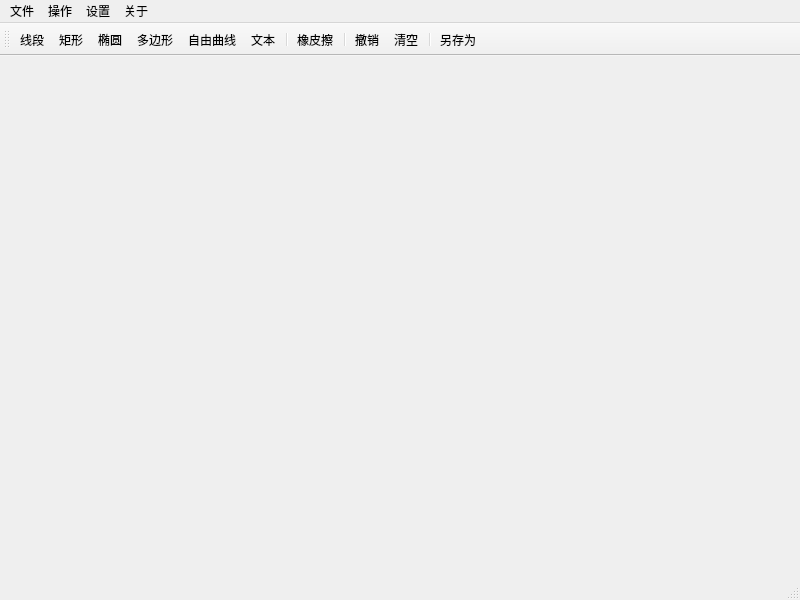
<?xml version="1.0" encoding="UTF-8"?>
<ui version="4.0">
 <class>MainWindow</class>
 <widget class="QMainWindow" name="MainWindow">
  <property name="geometry">
   <rect>
    <x>0</x>
    <y>0</y>
    <width>800</width>
    <height>600</height>
   </rect>
  </property>
  <property name="windowTitle">
   <string>MainWindow</string>
  </property>
  <widget class="QWidget" name="centralwidget"/>
  <widget class="QMenuBar" name="menubar">
   <property name="geometry">
    <rect>
     <x>0</x>
     <y>0</y>
     <width>800</width>
     <height>25</height>
    </rect>
   </property>
   <widget class="QMenu" name="menuFile">
    <property name="title">
     <string>文件</string>
    </property>
    <addaction name="actionSave_As"/>
   </widget>
   <widget class="QMenu" name="menuType">
    <property name="title">
     <string>操作</string>
    </property>
    <addaction name="actionLine"/>
    <addaction name="actionRectangle"/>
    <addaction name="actionEllipse"/>
    <addaction name="actionPolygon"/>
    <addaction name="actionFree"/>
    <addaction name="actionText"/>
    <addaction name="separator"/>
    <addaction name="actionEraser"/>
    <addaction name="separator"/>
    <addaction name="actionCancel"/>
    <addaction name="actionClear"/>
   </widget>
   <widget class="QMenu" name="menuSettings">
    <property name="title">
     <string>设置</string>
    </property>
    <widget class="QMenu" name="menuLineStyle">
     <property name="title">
      <string>线条风格</string>
     </property>
     <addaction name="actionNoPen"/>
     <addaction name="actionSolidLine"/>
     <addaction name="actionDashLine"/>
     <addaction name="actionDotLine"/>
     <addaction name="actionDashDotLine"/>
     <addaction name="actionDashDotDotLine"/>
    </widget>
    <widget class="QMenu" name="menuBrushStyle">
     <property name="title">
      <string>填充风格</string>
     </property>
     <addaction name="actionNoBrush"/>
     <addaction name="actionSolidPattern"/>
     <addaction name="actionDense1"/>
     <addaction name="actionDense2"/>
     <addaction name="actionDense3"/>
     <addaction name="actionDense4"/>
     <addaction name="actionDense5"/>
     <addaction name="actionDense6"/>
     <addaction name="actionDense7"/>
     <addaction name="actionHorizontal"/>
     <addaction name="actionVertical"/>
     <addaction name="actionCross"/>
     <addaction name="actionForward"/>
     <addaction name="actionBackward"/>
     <addaction name="actionDiagCross"/>
    </widget>
    <addaction name="actionFont"/>
    <addaction name="separator"/>
    <addaction name="actionLineWidth"/>
    <addaction name="actionLineColor"/>
    <addaction name="menuLineStyle"/>
    <addaction name="separator"/>
    <addaction name="actionBrushColor"/>
    <addaction name="menuBrushStyle"/>
   </widget>
   <widget class="QMenu" name="menuAbout">
    <property name="title">
     <string>关于</string>
    </property>
    <addaction name="actionAbout_Me"/>
    <addaction name="actionAbout_QT"/>
   </widget>
   <addaction name="menuFile"/>
   <addaction name="menuType"/>
   <addaction name="menuSettings"/>
   <addaction name="menuAbout"/>
  </widget>
  <widget class="QStatusBar" name="statusbar"/>
  <widget class="QToolBar" name="toolBar">
   <property name="windowTitle">
    <string>toolBar</string>
   </property>
   <attribute name="toolBarArea">
    <enum>TopToolBarArea</enum>
   </attribute>
   <attribute name="toolBarBreak">
    <bool>false</bool>
   </attribute>
   <addaction name="actionLine"/>
   <addaction name="actionRectangle"/>
   <addaction name="actionEllipse"/>
   <addaction name="actionPolygon"/>
   <addaction name="actionFree"/>
   <addaction name="actionText"/>
   <addaction name="separator"/>
   <addaction name="actionEraser"/>
   <addaction name="separator"/>
   <addaction name="actionCancel"/>
   <addaction name="actionClear"/>
   <addaction name="separator"/>
   <addaction name="actionSave_As"/>
  </widget>
  <action name="actionAbout_Me">
   <property name="text">
    <string>关于我</string>
   </property>
   <property name="shortcut">
    <string>F9</string>
   </property>
  </action>
  <action name="actionAbout_QT">
   <property name="text">
    <string>关于QT</string>
   </property>
   <property name="shortcut">
    <string>F10</string>
   </property>
  </action>
  <action name="actionSave_As">
   <property name="text">
    <string>另存为</string>
   </property>
   <property name="shortcut">
    <string>Ctrl+S</string>
   </property>
  </action>
  <action name="actionLine">
   <property name="checkable">
    <bool>true</bool>
   </property>
   <property name="text">
    <string>线段</string>
   </property>
   <property name="shortcut">
    <string>L</string>
   </property>
  </action>
  <action name="actionRectangle">
   <property name="checkable">
    <bool>true</bool>
   </property>
   <property name="text">
    <string>矩形</string>
   </property>
   <property name="shortcut">
    <string>R</string>
   </property>
  </action>
  <action name="actionEllipse">
   <property name="checkable">
    <bool>true</bool>
   </property>
   <property name="text">
    <string>椭圆</string>
   </property>
   <property name="shortcut">
    <string>E</string>
   </property>
  </action>
  <action name="actionPolygon">
   <property name="checkable">
    <bool>true</bool>
   </property>
   <property name="text">
    <string>多边形</string>
   </property>
   <property name="shortcut">
    <string>P</string>
   </property>
  </action>
  <action name="actionFree">
   <property name="checkable">
    <bool>true</bool>
   </property>
   <property name="text">
    <string>自由曲线</string>
   </property>
   <property name="shortcut">
    <string>F</string>
   </property>
  </action>
  <action name="actionText">
   <property name="checkable">
    <bool>true</bool>
   </property>
   <property name="text">
    <string>文本</string>
   </property>
   <property name="shortcut">
    <string>T</string>
   </property>
  </action>
  <action name="actionCancel">
   <property name="text">
    <string>撤销</string>
   </property>
   <property name="shortcut">
    <string>Backspace</string>
   </property>
  </action>
  <action name="actionClear">
   <property name="text">
    <string>清空</string>
   </property>
   <property name="shortcut">
    <string>Del</string>
   </property>
  </action>
  <action name="actionEraser">
   <property name="checkable">
    <bool>true</bool>
   </property>
   <property name="text">
    <string>橡皮擦</string>
   </property>
   <property name="shortcut">
    <string>Ctrl+Backspace</string>
   </property>
  </action>
  <action name="actionFont">
   <property name="text">
    <string>字体</string>
   </property>
   <property name="shortcut">
    <string>Ctrl+F</string>
   </property>
  </action>
  <action name="actionLineWidth">
   <property name="text">
    <string>线宽</string>
   </property>
   <property name="shortcut">
    <string>W</string>
   </property>
  </action>
  <action name="actionLineColor">
   <property name="text">
    <string>线条颜色</string>
   </property>
   <property name="shortcut">
    <string>C</string>
   </property>
  </action>
  <action name="actionBrushColor">
   <property name="text">
    <string>填充颜色</string>
   </property>
   <property name="shortcut">
    <string>Ctrl+C</string>
   </property>
  </action>
  <action name="actionSolidLine">
   <property name="checkable">
    <bool>true</bool>
   </property>
   <property name="text">
    <string>SolidLine</string>
   </property>
   <property name="shortcut">
    <string>1</string>
   </property>
  </action>
  <action name="actionDashLine">
   <property name="checkable">
    <bool>true</bool>
   </property>
   <property name="text">
    <string>DashLine</string>
   </property>
   <property name="shortcut">
    <string>2</string>
   </property>
  </action>
  <action name="actionDotLine">
   <property name="checkable">
    <bool>true</bool>
   </property>
   <property name="text">
    <string>DotLine</string>
   </property>
   <property name="shortcut">
    <string>3</string>
   </property>
  </action>
  <action name="actionDashDotLine">
   <property name="checkable">
    <bool>true</bool>
   </property>
   <property name="text">
    <string>DashDotLine</string>
   </property>
   <property name="shortcut">
    <string>4</string>
   </property>
  </action>
  <action name="actionNoPen">
   <property name="checkable">
    <bool>true</bool>
   </property>
   <property name="text">
    <string>NoPen</string>
   </property>
   <property name="toolTip">
    <string>NoPen</string>
   </property>
   <property name="shortcut">
    <string>0</string>
   </property>
  </action>
  <action name="actionDashDotDotLine">
   <property name="checkable">
    <bool>true</bool>
   </property>
   <property name="text">
    <string>DashDotDotLine</string>
   </property>
   <property name="shortcut">
    <string>5</string>
   </property>
  </action>
  <action name="actionSolidPattern">
   <property name="checkable">
    <bool>true</bool>
   </property>
   <property name="text">
    <string>SolidPattern</string>
   </property>
   <property name="shortcut">
    <string>Alt+5</string>
   </property>
  </action>
  <action name="actionDense1">
   <property name="checkable">
    <bool>true</bool>
   </property>
   <property name="text">
    <string>Dense1</string>
   </property>
   <property name="shortcut">
    <string>Ctrl+1</string>
   </property>
  </action>
  <action name="actionDense2">
   <property name="checkable">
    <bool>true</bool>
   </property>
   <property name="text">
    <string>Dense2</string>
   </property>
   <property name="shortcut">
    <string>Ctrl+2</string>
   </property>
  </action>
  <action name="actionDense3">
   <property name="checkable">
    <bool>true</bool>
   </property>
   <property name="text">
    <string>Dense3</string>
   </property>
   <property name="shortcut">
    <string>Ctrl+3</string>
   </property>
  </action>
  <action name="actionDense4">
   <property name="checkable">
    <bool>true</bool>
   </property>
   <property name="text">
    <string>Dense4</string>
   </property>
   <property name="shortcut">
    <string>Ctrl+4</string>
   </property>
  </action>
  <action name="actionDense5">
   <property name="checkable">
    <bool>true</bool>
   </property>
   <property name="text">
    <string>Dense5</string>
   </property>
   <property name="shortcut">
    <string>Ctrl+5</string>
   </property>
  </action>
  <action name="actionDense6">
   <property name="checkable">
    <bool>true</bool>
   </property>
   <property name="text">
    <string>Dense6</string>
   </property>
   <property name="shortcut">
    <string>Ctrl+6</string>
   </property>
  </action>
  <action name="actionDense7">
   <property name="checkable">
    <bool>true</bool>
   </property>
   <property name="text">
    <string>Dense7</string>
   </property>
   <property name="shortcut">
    <string>Ctrl+7</string>
   </property>
  </action>
  <action name="actionHorizontal">
   <property name="checkable">
    <bool>true</bool>
   </property>
   <property name="text">
    <string>Horizontal</string>
   </property>
   <property name="shortcut">
    <string>Ctrl+8</string>
   </property>
  </action>
  <action name="actionVertical">
   <property name="checkable">
    <bool>true</bool>
   </property>
   <property name="text">
    <string>Vertical</string>
   </property>
   <property name="shortcut">
    <string>Ctrl+9</string>
   </property>
  </action>
  <action name="actionCross">
   <property name="checkable">
    <bool>true</bool>
   </property>
   <property name="text">
    <string>Cross</string>
   </property>
   <property name="shortcut">
    <string>Alt+1</string>
   </property>
  </action>
  <action name="actionForward">
   <property name="checkable">
    <bool>true</bool>
   </property>
   <property name="text">
    <string>Forward</string>
   </property>
   <property name="shortcut">
    <string>Alt+2</string>
   </property>
  </action>
  <action name="actionBackward">
   <property name="checkable">
    <bool>true</bool>
   </property>
   <property name="text">
    <string>Backward</string>
   </property>
   <property name="shortcut">
    <string>Alt+3</string>
   </property>
  </action>
  <action name="actionDiagCross">
   <property name="checkable">
    <bool>true</bool>
   </property>
   <property name="text">
    <string>DiagCross</string>
   </property>
   <property name="shortcut">
    <string>Alt+4</string>
   </property>
  </action>
  <action name="actionNoBrush">
   <property name="checkable">
    <bool>true</bool>
   </property>
   <property name="text">
    <string>NoBrush</string>
   </property>
   <property name="shortcut">
    <string>Ctrl+0</string>
   </property>
  </action>
 </widget>
 <resources/>
 <connections/>
</ui>
